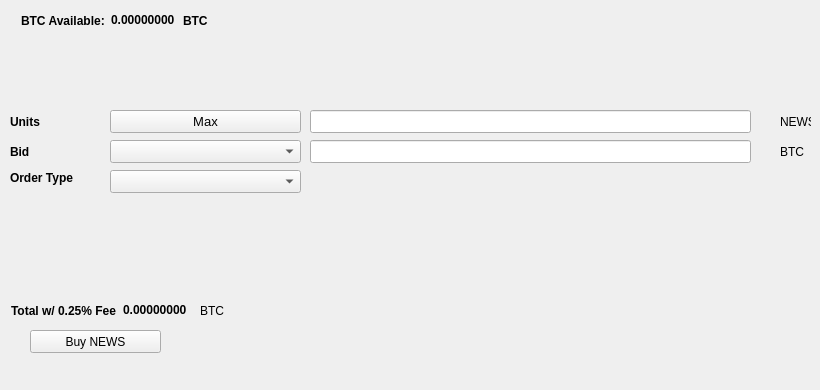
   <widget class="QWidget" name="BuyTab">
    <attribute name="title">
     <string>Buy</string>
    </attribute>
    <widget class="QPushButton" name="BuyNEWS">
     <property name="geometry">
      <rect>
       <x>30</x>
       <y>330</y>
       <width>131</width>
       <height>23</height>
      </rect>
     </property>
     <property name="text">
      <string>Buy NEWS</string>
     </property>
     <property name="icon">
      <iconset resource="../nodex.qrc">
       <normaloff>:/icons/bitcoin</normaloff>:/icons/bitcoin</iconset>
     </property>
    </widget>
    <widget class="QLabel" name="label_3">
     <property name="geometry">
      <rect>
       <x>10</x>
       <y>110</y>
       <width>46</width>
       <height>23</height>
      </rect>
     </property>
     <property name="font">
      <font>
       <weight>75</weight>
       <bold>true</bold>
      </font>
     </property>
     <property name="text">
      <string>Units</string>
     </property>
    </widget>
    <widget class="QLineEdit" name="UnitsInput">
     <property name="geometry">
      <rect>
       <x>310</x>
       <y>110</y>
       <width>441</width>
       <height>23</height>
      </rect>
     </property>
     <property name="font">
      <font>
       <pointsize>9</pointsize>
       <weight>75</weight>
       <bold>true</bold>
      </font>
     </property>
    </widget>
    <widget class="QLineEdit" name="BuyBidPriceEdit">
     <property name="geometry">
      <rect>
       <x>310</x>
       <y>140</y>
       <width>441</width>
       <height>23</height>
      </rect>
     </property>
     <property name="font">
      <font>
       <pointsize>9</pointsize>
       <weight>75</weight>
       <bold>true</bold>
      </font>
     </property>
    </widget>
    <widget class="QLabel" name="label_4">
     <property name="geometry">
      <rect>
       <x>780</x>
       <y>110</y>
       <width>31</width>
       <height>23</height>
      </rect>
     </property>
     <property name="text">
      <string>NEWS</string>
     </property>
    </widget>
    <widget class="QLabel" name="label_5">
     <property name="geometry">
      <rect>
       <x>780</x>
       <y>140</y>
       <width>31</width>
       <height>23</height>
      </rect>
     </property>
     <property name="text">
      <string>BTC</string>
     </property>
    </widget>
    <widget class="QLabel" name="label_6">
     <property name="geometry">
      <rect>
       <x>10</x>
       <y>140</y>
       <width>46</width>
       <height>23</height>
      </rect>
     </property>
     <property name="font">
      <font>
       <weight>75</weight>
       <bold>true</bold>
      </font>
     </property>
     <property name="text">
      <string>Bid</string>
     </property>
    </widget>
    <widget class="QLabel" name="label_7">
     <property name="geometry">
      <rect>
       <x>10</x>
       <y>170</y>
       <width>91</width>
       <height>16</height>
      </rect>
     </property>
     <property name="font">
      <font>
       <weight>75</weight>
       <bold>true</bold>
      </font>
     </property>
     <property name="text">
      <string>Order Type</string>
     </property>
    </widget>
    <widget class="QPushButton" name="Buy_Max_Amount">
     <property name="geometry">
      <rect>
       <x>110</x>
       <y>110</y>
       <width>191</width>
       <height>23</height>
      </rect>
     </property>
     <property name="font">
      <font>
       <pointsize>10</pointsize>
      </font>
     </property>
     <property name="text">
      <string>Max</string>
     </property>
    </widget>
    <widget class="QComboBox" name="BuyBidcomboBox">
     <property name="geometry">
      <rect>
       <x>110</x>
       <y>140</y>
       <width>191</width>
       <height>23</height>
      </rect>
     </property>
     <property name="font">
      <font>
       <pointsize>10</pointsize>
      </font>
     </property>
    </widget>
    <widget class="QComboBox" name="buyOrdertypeCombo">
     <property name="geometry">
      <rect>
       <x>110</x>
       <y>170</y>
       <width>191</width>
       <height>23</height>
      </rect>
     </property>
     <property name="font">
      <font>
       <pointsize>10</pointsize>
      </font>
     </property>
    </widget>
    <widget class="QWidget" name="layoutWidget1">
     <property name="geometry">
      <rect>
       <x>21</x>
       <y>11</y>
       <width>227</width>
       <height>19</height>
      </rect>
     </property>
     <layout class="QHBoxLayout" name="horizontalLayout_3">
      <item>
       <widget class="QLabel" name="label232">
        <property name="font">
         <font>
          <weight>75</weight>
          <bold>true</bold>
         </font>
        </property>
        <property name="text">
         <string>BTC Available:</string>
        </property>
       </widget>
      </item>
      <item>
       <widget class="QLabel" name="BtcAvailableLbl">
        <property name="palette">
         <palette>
          <active>
           <colorrole role="WindowText">
            <brush brushstyle="SolidPattern">
             <color alpha="255">
              <red>0</red>
              <green>0</green>
              <blue>0</blue>
             </color>
            </brush>
           </colorrole>
           <colorrole role="Button">
            <brush brushstyle="SolidPattern">
             <color alpha="255">
              <red>0</red>
              <green>170</green>
              <blue>0</blue>
             </color>
            </brush>
           </colorrole>
           <colorrole role="Light">
            <brush brushstyle="SolidPattern">
             <color alpha="255">
              <red>0</red>
              <green>255</green>
              <blue>0</blue>
             </color>
            </brush>
           </colorrole>
           <colorrole role="Midlight">
            <brush brushstyle="SolidPattern">
             <color alpha="255">
              <red>0</red>
              <green>212</green>
              <blue>0</blue>
             </color>
            </brush>
           </colorrole>
           <colorrole role="Dark">
            <brush brushstyle="SolidPattern">
             <color alpha="255">
              <red>0</red>
              <green>85</green>
              <blue>0</blue>
             </color>
            </brush>
           </colorrole>
           <colorrole role="Mid">
            <brush brushstyle="SolidPattern">
             <color alpha="255">
              <red>0</red>
              <green>113</green>
              <blue>0</blue>
             </color>
            </brush>
           </colorrole>
           <colorrole role="Text">
            <brush brushstyle="SolidPattern">
             <color alpha="255">
              <red>0</red>
              <green>170</green>
              <blue>0</blue>
             </color>
            </brush>
           </colorrole>
           <colorrole role="BrightText">
            <brush brushstyle="SolidPattern">
             <color alpha="255">
              <red>255</red>
              <green>255</green>
              <blue>255</blue>
             </color>
            </brush>
           </colorrole>
           <colorrole role="ButtonText">
            <brush brushstyle="SolidPattern">
             <color alpha="255">
              <red>0</red>
              <green>0</green>
              <blue>0</blue>
             </color>
            </brush>
           </colorrole>
           <colorrole role="Base">
            <brush brushstyle="SolidPattern">
             <color alpha="255">
              <red>255</red>
              <green>255</green>
              <blue>255</blue>
             </color>
            </brush>
           </colorrole>
           <colorrole role="Window">
            <brush brushstyle="SolidPattern">
             <color alpha="255">
              <red>0</red>
              <green>170</green>
              <blue>0</blue>
             </color>
            </brush>
           </colorrole>
           <colorrole role="Shadow">
            <brush brushstyle="SolidPattern">
             <color alpha="255">
              <red>0</red>
              <green>0</green>
              <blue>0</blue>
             </color>
            </brush>
           </colorrole>
           <colorrole role="AlternateBase">
            <brush brushstyle="SolidPattern">
             <color alpha="255">
              <red>127</red>
              <green>212</green>
              <blue>127</blue>
             </color>
            </brush>
           </colorrole>
           <colorrole role="ToolTipBase">
            <brush brushstyle="SolidPattern">
             <color alpha="255">
              <red>255</red>
              <green>255</green>
              <blue>220</blue>
             </color>
            </brush>
           </colorrole>
           <colorrole role="ToolTipText">
            <brush brushstyle="SolidPattern">
             <color alpha="255">
              <red>0</red>
              <green>0</green>
              <blue>0</blue>
             </color>
            </brush>
           </colorrole>
          </active>
          <inactive>
           <colorrole role="WindowText">
            <brush brushstyle="SolidPattern">
             <color alpha="255">
              <red>0</red>
              <green>0</green>
              <blue>0</blue>
             </color>
            </brush>
           </colorrole>
           <colorrole role="Button">
            <brush brushstyle="SolidPattern">
             <color alpha="255">
              <red>0</red>
              <green>170</green>
              <blue>0</blue>
             </color>
            </brush>
           </colorrole>
           <colorrole role="Light">
            <brush brushstyle="SolidPattern">
             <color alpha="255">
              <red>0</red>
              <green>255</green>
              <blue>0</blue>
             </color>
            </brush>
           </colorrole>
           <colorrole role="Midlight">
            <brush brushstyle="SolidPattern">
             <color alpha="255">
              <red>0</red>
              <green>212</green>
              <blue>0</blue>
             </color>
            </brush>
           </colorrole>
           <colorrole role="Dark">
            <brush brushstyle="SolidPattern">
             <color alpha="255">
              <red>0</red>
              <green>85</green>
              <blue>0</blue>
             </color>
            </brush>
           </colorrole>
           <colorrole role="Mid">
            <brush brushstyle="SolidPattern">
             <color alpha="255">
              <red>0</red>
              <green>113</green>
              <blue>0</blue>
             </color>
            </brush>
           </colorrole>
           <colorrole role="Text">
            <brush brushstyle="SolidPattern">
             <color alpha="255">
              <red>0</red>
              <green>170</green>
              <blue>0</blue>
             </color>
            </brush>
           </colorrole>
           <colorrole role="BrightText">
            <brush brushstyle="SolidPattern">
             <color alpha="255">
              <red>255</red>
              <green>255</green>
              <blue>255</blue>
             </color>
            </brush>
           </colorrole>
           <colorrole role="ButtonText">
            <brush brushstyle="SolidPattern">
             <color alpha="255">
              <red>0</red>
              <green>0</green>
              <blue>0</blue>
             </color>
            </brush>
           </colorrole>
           <colorrole role="Base">
            <brush brushstyle="SolidPattern">
             <color alpha="255">
              <red>255</red>
              <green>255</green>
              <blue>255</blue>
             </color>
            </brush>
           </colorrole>
           <colorrole role="Window">
            <brush brushstyle="SolidPattern">
             <color alpha="255">
              <red>0</red>
              <green>170</green>
              <blue>0</blue>
             </color>
            </brush>
           </colorrole>
           <colorrole role="Shadow">
            <brush brushstyle="SolidPattern">
             <color alpha="255">
              <red>0</red>
              <green>0</green>
              <blue>0</blue>
             </color>
            </brush>
           </colorrole>
           <colorrole role="AlternateBase">
            <brush brushstyle="SolidPattern">
             <color alpha="255">
              <red>127</red>
              <green>212</green>
              <blue>127</blue>
             </color>
            </brush>
           </colorrole>
           <colorrole role="ToolTipBase">
            <brush brushstyle="SolidPattern">
             <color alpha="255">
              <red>255</red>
              <green>255</green>
              <blue>220</blue>
             </color>
            </brush>
           </colorrole>
           <colorrole role="ToolTipText">
            <brush brushstyle="SolidPattern">
             <color alpha="255">
              <red>0</red>
              <green>0</green>
              <blue>0</blue>
             </color>
            </brush>
           </colorrole>
          </inactive>
          <disabled>
           <colorrole role="WindowText">
            <brush brushstyle="SolidPattern">
             <color alpha="255">
              <red>0</red>
              <green>85</green>
              <blue>0</blue>
             </color>
            </brush>
           </colorrole>
           <colorrole role="Button">
            <brush brushstyle="SolidPattern">
             <color alpha="255">
              <red>0</red>
              <green>170</green>
              <blue>0</blue>
             </color>
            </brush>
           </colorrole>
           <colorrole role="Light">
            <brush brushstyle="SolidPattern">
             <color alpha="255">
              <red>0</red>
              <green>255</green>
              <blue>0</blue>
             </color>
            </brush>
           </colorrole>
           <colorrole role="Midlight">
            <brush brushstyle="SolidPattern">
             <color alpha="255">
              <red>0</red>
              <green>212</green>
              <blue>0</blue>
             </color>
            </brush>
           </colorrole>
           <colorrole role="Dark">
            <brush brushstyle="SolidPattern">
             <color alpha="255">
              <red>0</red>
              <green>85</green>
              <blue>0</blue>
             </color>
            </brush>
           </colorrole>
           <colorrole role="Mid">
            <brush brushstyle="SolidPattern">
             <color alpha="255">
              <red>0</red>
              <green>113</green>
              <blue>0</blue>
             </color>
            </brush>
           </colorrole>
           <colorrole role="Text">
            <brush brushstyle="SolidPattern">
             <color alpha="255">
              <red>0</red>
              <green>85</green>
              <blue>0</blue>
             </color>
            </brush>
           </colorrole>
           <colorrole role="BrightText">
            <brush brushstyle="SolidPattern">
             <color alpha="255">
              <red>255</red>
              <green>255</green>
              <blue>255</blue>
             </color>
            </brush>
           </colorrole>
           <colorrole role="ButtonText">
            <brush brushstyle="SolidPattern">
             <color alpha="255">
              <red>0</red>
              <green>85</green>
              <blue>0</blue>
             </color>
            </brush>
           </colorrole>
           <colorrole role="Base">
            <brush brushstyle="SolidPattern">
             <color alpha="255">
              <red>0</red>
              <green>170</green>
              <blue>0</blue>
             </color>
            </brush>
           </colorrole>
           <colorrole role="Window">
            <brush brushstyle="SolidPattern">
             <color alpha="255">
              <red>0</red>
              <green>170</green>
              <blue>0</blue>
             </color>
            </brush>
           </colorrole>
           <colorrole role="Shadow">
            <brush brushstyle="SolidPattern">
             <color alpha="255">
              <red>0</red>
              <green>0</green>
              <blue>0</blue>
             </color>
            </brush>
           </colorrole>
           <colorrole role="AlternateBase">
            <brush brushstyle="SolidPattern">
             <color alpha="255">
              <red>0</red>
              <green>170</green>
              <blue>0</blue>
             </color>
            </brush>
           </colorrole>
           <colorrole role="ToolTipBase">
            <brush brushstyle="SolidPattern">
             <color alpha="255">
              <red>255</red>
              <green>255</green>
              <blue>220</blue>
             </color>
            </brush>
           </colorrole>
           <colorrole role="ToolTipText">
            <brush brushstyle="SolidPattern">
             <color alpha="255">
              <red>0</red>
              <green>0</green>
              <blue>0</blue>
             </color>
            </brush>
           </colorrole>
          </disabled>
         </palette>
        </property>
        <property name="font">
         <font>
          <weight>75</weight>
          <bold>true</bold>
         </font>
        </property>
        <property name="text">
         <string>0.00000000</string>
        </property>
        <property name="textInteractionFlags">
         <set>Qt::LinksAccessibleByMouse|Qt::TextSelectableByKeyboard|Qt::TextSelectableByMouse</set>
        </property>
       </widget>
      </item>
      <item>
       <widget class="QLabel" name="BtcAvailableLbl_2">
        <property name="font">
         <font>
          <weight>75</weight>
          <bold>true</bold>
         </font>
        </property>
        <property name="text">
         <string>BTC</string>
        </property>
       </widget>
      </item>
     </layout>
    </widget>
    <widget class="QWidget" name="layoutWidge2">
     <property name="geometry">
      <rect>
       <x>11</x>
       <y>301</y>
       <width>259</width>
       <height>19</height>
      </rect>
     </property>
     <layout class="QHBoxLayout" name="horizontalLayout_4">
      <item>
       <widget class="QLabel" name="label_9">
        <property name="font">
         <font>
          <weight>75</weight>
          <bold>true</bold>
         </font>
        </property>
        <property name="text">
         <string>Total w/ 0.25% Fee</string>
        </property>
       </widget>
      </item>
      <item>
       <widget class="QLabel" name="BuyCostLabel">
        <property name="palette">
         <palette>
          <active>
           <colorrole role="WindowText">
            <brush brushstyle="SolidPattern">
             <color alpha="255">
              <red>0</red>
              <green>0</green>
              <blue>0</blue>
             </color>
            </brush>
           </colorrole>
           <colorrole role="Button">
            <brush brushstyle="SolidPattern">
             <color alpha="255">
              <red>0</red>
              <green>170</green>
              <blue>0</blue>
             </color>
            </brush>
           </colorrole>
           <colorrole role="Light">
            <brush brushstyle="SolidPattern">
             <color alpha="255">
              <red>0</red>
              <green>255</green>
              <blue>0</blue>
             </color>
            </brush>
           </colorrole>
           <colorrole role="Midlight">
            <brush brushstyle="SolidPattern">
             <color alpha="255">
              <red>0</red>
              <green>212</green>
              <blue>0</blue>
             </color>
            </brush>
           </colorrole>
           <colorrole role="Dark">
            <brush brushstyle="SolidPattern">
             <color alpha="255">
              <red>0</red>
              <green>85</green>
              <blue>0</blue>
             </color>
            </brush>
           </colorrole>
           <colorrole role="Mid">
            <brush brushstyle="SolidPattern">
             <color alpha="255">
              <red>0</red>
              <green>113</green>
              <blue>0</blue>
             </color>
            </brush>
           </colorrole>
           <colorrole role="Text">
            <brush brushstyle="SolidPattern">
             <color alpha="255">
              <red>0</red>
              <green>170</green>
              <blue>0</blue>
             </color>
            </brush>
           </colorrole>
           <colorrole role="BrightText">
            <brush brushstyle="SolidPattern">
             <color alpha="255">
              <red>255</red>
              <green>255</green>
              <blue>255</blue>
             </color>
            </brush>
           </colorrole>
           <colorrole role="ButtonText">
            <brush brushstyle="SolidPattern">
             <color alpha="255">
              <red>0</red>
              <green>0</green>
              <blue>0</blue>
             </color>
            </brush>
           </colorrole>
           <colorrole role="Base">
            <brush brushstyle="SolidPattern">
             <color alpha="255">
              <red>255</red>
              <green>255</green>
              <blue>255</blue>
             </color>
            </brush>
           </colorrole>
           <colorrole role="Window">
            <brush brushstyle="SolidPattern">
             <color alpha="255">
              <red>0</red>
              <green>170</green>
              <blue>0</blue>
             </color>
            </brush>
           </colorrole>
           <colorrole role="Shadow">
            <brush brushstyle="SolidPattern">
             <color alpha="255">
              <red>0</red>
              <green>0</green>
              <blue>0</blue>
             </color>
            </brush>
           </colorrole>
           <colorrole role="AlternateBase">
            <brush brushstyle="SolidPattern">
             <color alpha="255">
              <red>127</red>
              <green>212</green>
              <blue>127</blue>
             </color>
            </brush>
           </colorrole>
           <colorrole role="ToolTipBase">
            <brush brushstyle="SolidPattern">
             <color alpha="255">
              <red>255</red>
              <green>255</green>
              <blue>220</blue>
             </color>
            </brush>
           </colorrole>
           <colorrole role="ToolTipText">
            <brush brushstyle="SolidPattern">
             <color alpha="255">
              <red>0</red>
              <green>0</green>
              <blue>0</blue>
             </color>
            </brush>
           </colorrole>
          </active>
          <inactive>
           <colorrole role="WindowText">
            <brush brushstyle="SolidPattern">
             <color alpha="255">
              <red>0</red>
              <green>0</green>
              <blue>0</blue>
             </color>
            </brush>
           </colorrole>
           <colorrole role="Button">
            <brush brushstyle="SolidPattern">
             <color alpha="255">
              <red>0</red>
              <green>170</green>
              <blue>0</blue>
             </color>
            </brush>
           </colorrole>
           <colorrole role="Light">
            <brush brushstyle="SolidPattern">
             <color alpha="255">
              <red>0</red>
              <green>255</green>
              <blue>0</blue>
             </color>
            </brush>
           </colorrole>
           <colorrole role="Midlight">
            <brush brushstyle="SolidPattern">
             <color alpha="255">
              <red>0</red>
              <green>212</green>
              <blue>0</blue>
             </color>
            </brush>
           </colorrole>
           <colorrole role="Dark">
            <brush brushstyle="SolidPattern">
             <color alpha="255">
              <red>0</red>
              <green>85</green>
              <blue>0</blue>
             </color>
            </brush>
           </colorrole>
           <colorrole role="Mid">
            <brush brushstyle="SolidPattern">
             <color alpha="255">
              <red>0</red>
              <green>113</green>
              <blue>0</blue>
             </color>
            </brush>
           </colorrole>
           <colorrole role="Text">
            <brush brushstyle="SolidPattern">
             <color alpha="255">
              <red>0</red>
              <green>170</green>
              <blue>0</blue>
             </color>
            </brush>
           </colorrole>
           <colorrole role="BrightText">
            <brush brushstyle="SolidPattern">
             <color alpha="255">
              <red>255</red>
              <green>255</green>
              <blue>255</blue>
             </color>
            </brush>
           </colorrole>
           <colorrole role="ButtonText">
            <brush brushstyle="SolidPattern">
             <color alpha="255">
              <red>0</red>
              <green>0</green>
              <blue>0</blue>
             </color>
            </brush>
           </colorrole>
           <colorrole role="Base">
            <brush brushstyle="SolidPattern">
             <color alpha="255">
              <red>255</red>
              <green>255</green>
              <blue>255</blue>
             </color>
            </brush>
           </colorrole>
           <colorrole role="Window">
            <brush brushstyle="SolidPattern">
             <color alpha="255">
              <red>0</red>
              <green>170</green>
              <blue>0</blue>
             </color>
            </brush>
           </colorrole>
           <colorrole role="Shadow">
            <brush brushstyle="SolidPattern">
             <color alpha="255">
              <red>0</red>
              <green>0</green>
              <blue>0</blue>
             </color>
            </brush>
           </colorrole>
           <colorrole role="AlternateBase">
            <brush brushstyle="SolidPattern">
             <color alpha="255">
              <red>127</red>
              <green>212</green>
              <blue>127</blue>
             </color>
            </brush>
           </colorrole>
           <colorrole role="ToolTipBase">
            <brush brushstyle="SolidPattern">
             <color alpha="255">
              <red>255</red>
              <green>255</green>
              <blue>220</blue>
             </color>
            </brush>
           </colorrole>
           <colorrole role="ToolTipText">
            <brush brushstyle="SolidPattern">
             <color alpha="255">
              <red>0</red>
              <green>0</green>
              <blue>0</blue>
             </color>
            </brush>
           </colorrole>
          </inactive>
          <disabled>
           <colorrole role="WindowText">
            <brush brushstyle="SolidPattern">
             <color alpha="255">
              <red>0</red>
              <green>85</green>
              <blue>0</blue>
             </color>
            </brush>
           </colorrole>
           <colorrole role="Button">
            <brush brushstyle="SolidPattern">
             <color alpha="255">
              <red>0</red>
              <green>170</green>
              <blue>0</blue>
             </color>
            </brush>
           </colorrole>
           <colorrole role="Light">
            <brush brushstyle="SolidPattern">
             <color alpha="255">
              <red>0</red>
              <green>255</green>
              <blue>0</blue>
             </color>
            </brush>
           </colorrole>
           <colorrole role="Midlight">
            <brush brushstyle="SolidPattern">
             <color alpha="255">
              <red>0</red>
              <green>212</green>
              <blue>0</blue>
             </color>
            </brush>
           </colorrole>
           <colorrole role="Dark">
            <brush brushstyle="SolidPattern">
             <color alpha="255">
              <red>0</red>
              <green>85</green>
              <blue>0</blue>
             </color>
            </brush>
           </colorrole>
           <colorrole role="Mid">
            <brush brushstyle="SolidPattern">
             <color alpha="255">
              <red>0</red>
              <green>113</green>
              <blue>0</blue>
             </color>
            </brush>
           </colorrole>
           <colorrole role="Text">
            <brush brushstyle="SolidPattern">
             <color alpha="255">
              <red>0</red>
              <green>85</green>
              <blue>0</blue>
             </color>
            </brush>
           </colorrole>
           <colorrole role="BrightText">
            <brush brushstyle="SolidPattern">
             <color alpha="255">
              <red>255</red>
              <green>255</green>
              <blue>255</blue>
             </color>
            </brush>
           </colorrole>
           <colorrole role="ButtonText">
            <brush brushstyle="SolidPattern">
             <color alpha="255">
              <red>0</red>
              <green>85</green>
              <blue>0</blue>
             </color>
            </brush>
           </colorrole>
           <colorrole role="Base">
            <brush brushstyle="SolidPattern">
             <color alpha="255">
              <red>0</red>
              <green>170</green>
              <blue>0</blue>
             </color>
            </brush>
           </colorrole>
           <colorrole role="Window">
            <brush brushstyle="SolidPattern">
             <color alpha="255">
              <red>0</red>
              <green>170</green>
              <blue>0</blue>
             </color>
            </brush>
           </colorrole>
           <colorrole role="Shadow">
            <brush brushstyle="SolidPattern">
             <color alpha="255">
              <red>0</red>
              <green>0</green>
              <blue>0</blue>
             </color>
            </brush>
           </colorrole>
           <colorrole role="AlternateBase">
            <brush brushstyle="SolidPattern">
             <color alpha="255">
              <red>0</red>
              <green>170</green>
              <blue>0</blue>
             </color>
            </brush>
           </colorrole>
           <colorrole role="ToolTipBase">
            <brush brushstyle="SolidPattern">
             <color alpha="255">
              <red>255</red>
              <green>255</green>
              <blue>220</blue>
             </color>
            </brush>
           </colorrole>
           <colorrole role="ToolTipText">
            <brush brushstyle="SolidPattern">
             <color alpha="255">
              <red>0</red>
              <green>0</green>
              <blue>0</blue>
             </color>
            </brush>
           </colorrole>
          </disabled>
         </palette>
        </property>
        <property name="font">
         <font>
          <weight>75</weight>
          <bold>true</bold>
         </font>
        </property>
        <property name="autoFillBackground">
         <bool>false</bool>
        </property>
        <property name="text">
         <string>0.00000000</string>
        </property>
        <property name="textInteractionFlags">
         <set>Qt::LinksAccessibleByMouse|Qt::TextSelectableByMouse</set>
        </property>
       </widget>
      </item>
      <item>
       <widget class="QLabel" name="label_10">
        <property name="font">
         <font>
          <weight>50</weight>
          <bold>false</bold>
         </font>
        </property>
        <property name="text">
         <string>BTC</string>
        </property>
       </widget>
      </item>
     </layout>
    </widget>
    <widget class="QLabel" name="label_24">
     <property name="geometry">
      <rect>
       <x>460</x>
       <y>300</y>
       <width>281</width>
       <height>81</height>
      </rect>
     </property>
     <property name="text">
      <string/>
     </property>
     <property name="pixmap">
      <pixmap>:/images/bittrex</pixmap>
     </property>
    </widget>
   </widget>
